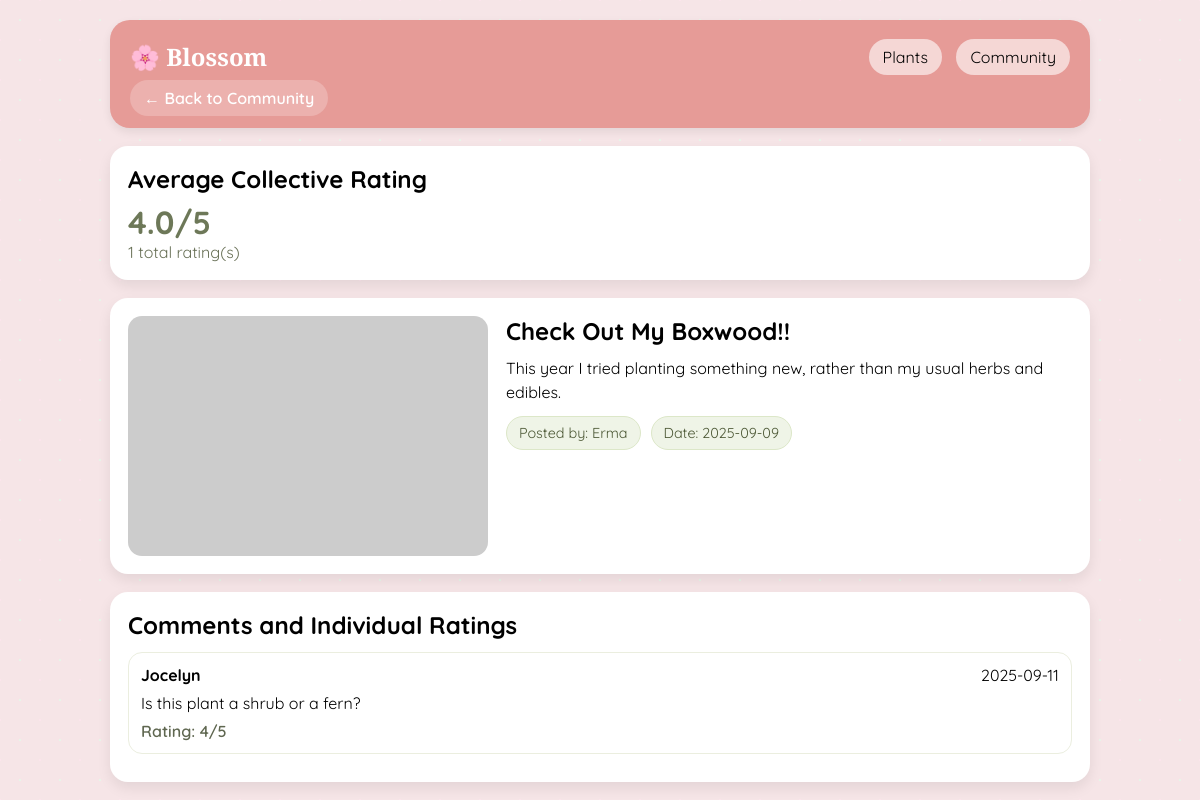
Screenshot of /detail.php?post_id=1 with the database file from the repository.
### tables this page shows
CREATE TABLE posts
(
	post_id			INT				AUTO_INCREMENT NOT NULL,
    title 			VARCHAR(60)		NOT NULL,
    body			VARCHAR(255)	NOT NULL,
    user_id			INT				NOT NULL,
    post_date		DATE			NOT NULL,
    post_img		VARCHAR(255),
    CONSTRAINT posts_pk
		PRIMARY KEY (post_id),
	CONSTRAINT posts_users_fk
		FOREIGN KEY (user_id) REFERENCES users (user_id)
);

CREATE TABLE users
(
	user_id			INT			AUTO_INCREMENT NOT NULL,
    user_name		VARCHAR(50)	UNIQUE NOT NULL,
    CONSTRAINT	users_pk
		PRIMARY KEY (user_id)
);

CREATE TABLE comments
(
	comment_id		INT				AUTO_INCREMENT NOT NULL,
    comment_text	VARCHAR(255)	NOT NULL,
    rating			INT,
    comment_date	DATE			NOT NULL,
    plant_id		INT,
    post_id			INT,
    user_id			INT				NOT NULL,
    CONSTRAINT comments_pk
		PRIMARY KEY (comment_id),
	CONSTRAINT comments_plants_fk
		FOREIGN KEY (plant_id) REFERENCES plants (plant_id),
	CONSTRAINT comments_posts_fk
		FOREIGN KEY (post_id) REFERENCES posts (post_id),
	CONSTRAINT comments_users_fk
		FOREIGN KEY (user_id) REFERENCES users (user_id)
);

### detail.php (the view, shortened to what this page needs)
<?php
include('db_connection.php');
function escape($value)
{
	return htmlspecialchars((string) $value, ENT_QUOTES, 'UTF-8');
}
function resolvePostImage($fileName)
{
	$name = trim((string) $fileName);
	$baseName = pathinfo($name, PATHINFO_FILENAME);
	$hasExtension = pathinfo($name, PATHINFO_EXTENSION) !== '';
	$candidates = array($name);
	$folders = array('postImages/', 'images/');
	foreach ($folders as $folder) {
		$absoluteFolder = __DIR__ . '/' . $folder;
		foreach (array_unique($candidates) as $candidate) {
			$safeCandidate = basename($candidate);
		}
	}
	return 'https://placehold.co/1200x600/F6E5E7/828C6A?text=' . rawurlencode($baseName ?: 'Post');
}
function getRatingSummary($con, $columnName, $itemId)
{
	$itemId = (int) $itemId;
	$sql = "SELECT ROUND(AVG(rating), 1) AS avg_rating, COUNT(rating) AS rating_count
		FROM comments
		WHERE $columnName = $itemId AND rating IS NOT NULL";
	$result = mysqli_query($con, $sql);
	$row = mysqli_fetch_assoc($result);
	return array(
		'avg_rating' => $row && $row['avg_rating'] !== null ? (float) $row['avg_rating'] : null,
		'rating_count' => $row ? (int) $row['rating_count'] : 0
	);
}
$plantId = isset($_GET['plant_id']) ? (int) $_GET['plant_id'] : 0;
$postId = isset($_GET['post_id']) ? (int) $_GET['post_id'] : 0;
$post = null;
$comments = array();
$ratingSummary = array('avg_rating' => null, 'rating_count' => 0);
$pageType = '';
$errorMessage = '';
if ($plantId > 0) {
	$pageType = 'plant';
	$plantQuery = "SELECT
		p.plant_id,
		p.plant_name,
		p.plant_type,
		p.plant_desc,
		p.sun_level,
		p.season_id,
		p.difficulty,
		p.plant_img,
		s.start_plant,
		s.end_plant,
		GROUP_CONCAT(DISTINCT c.category_name ORDER BY c.category_name SEPARATOR ', ') AS categories,
		GROUP_CONCAT(DISTINCT pe.pest_name ORDER BY pe.pest_name SEPARATOR ', ') AS pests,
		CASE
		WHEN s.start_plant IN (12, 1, 2) THEN 'Winter'
		WHEN s.start_plant BETWEEN 3 and 5 THEN 'Spring'
		WHEN s.start_plant BETWEEN 6 and 8 THEN 'Summer'
		WHEN s.start_plant BETWEEN 9 and 11 THEN 'Fall'
		ELSE 'Unknown'
		END AS planting_season
	FROM plants AS p
	INNER JOIN seasons AS s ON p.season_id = s.season_id
	LEFT JOIN plants_categories AS pc ON p.plant_id = pc.plant_id
	LEFT JOIN categories AS c ON pc.category_id = c.category_id
	LEFT JOIN plants_pests AS pp ON p.plant_id = pp.plant_id
	LEFT JOIN pests AS pe ON pp.pest_id = pe.pest_id
	WHERE p.plant_id = $plantId
	GROUP BY
		p.plant_id,
		p.plant_name,
		p.plant_type,
		p.plant_desc,
		p.sun_level,
		p.season_id,
		p.difficulty,
		p.plant_img,
		s.start_plant,
		s.end_plant";
	$plantResult = mysqli_query($con, $plantQuery);
	if ($plantResult && mysqli_num_rows($plantResult) > 0) {
		$plant = mysqli_fetch_assoc($plantResult);
	} else {
		$errorMessage = 'Plant not found.';
	}
	$ratingSummary = getRatingSummary($con, 'plant_id', $plantId);
	$commentsQuery = "SELECT
		c.comment_text,
		c.rating,
		c.comment_date,
		u.user_name
	FROM comments AS c
	INNER JOIN users AS u ON c.user_id = u.user_id
	WHERE c.plant_id = $plantId
	ORDER BY c.comment_date DESC, c.comment_id DESC";
	$commentsResult = mysqli_query($con, $commentsQuery);
	if ($commentsResult) {
		while ($row = mysqli_fetch_assoc($commentsResult)) {
			$comments[] = $row;
		}
	}
} elseif ($postId > 0) {
	$pageType = 'post';
	$postQuery = "SELECT pt.post_id, pt.title, pt.body, pt.post_date, pt.post_img, u.user_name
	FROM posts AS pt
	INNER JOIN users AS u ON pt.user_id = u.user_id
	WHERE pt.post_id = $postId";
	$postResult = mysqli_query($con, $postQuery);
	if ($postResult && mysqli_num_rows($postResult) > 0) {
		$post = mysqli_fetch_assoc($postResult);
	} else {
		$errorMessage = 'Post not found.';
	}
	$ratingSummary = getRatingSummary($con, 'post_id', $postId);
	$commentsQuery = "SELECT
		c.comment_text,
		c.rating,
		c.comment_date,
		u.user_name
	FROM comments AS c
	INNER JOIN users AS u ON c.user_id = u.user_id
	WHERE c.post_id = $postId
	ORDER BY c.comment_date DESC, c.comment_id DESC";
	$commentsResult = mysqli_query($con, $commentsQuery);
	if ($commentsResult) {
		while ($row = mysqli_fetch_assoc($commentsResult)) {
			$comments[] = $row;
		}
	}
} else {
	$errorMessage = 'Select a plant or post card to view details.';
}
?>
<html lang="en">
<head>
	<link rel="stylesheet" href="style.css">
</head>
<body class="detail-page">
	<div class="detail-layout">
		<div class="header detail-header">
			<div class="header-top">
				<div class="logo">🌸 Blossom</div>
				<div class="tabs">
					<a href="index.php" class="<?php echo basename($_SERVER['PHP_SELF']) == 'index.php' ? 'active' : ''; ?>">Plants</a>
					<a href="community.php" class="<?php echo basename($_SERVER['PHP_SELF']) == 'community.php' ? 'active' : ''; ?>">Community</a>
				</div>
			</div>
			<a class="back-link" href="<?php echo $pageType === 'post' ? 'community.php' : 'index.php'; ?>">← Back to <?php echo $pageType === 'post' ? 'Community' : 'Plants'; ?></a>
		</div>
		<?php if ($errorMessage !== '') { ?>
			<div class="empty-state"><?php echo escape($errorMessage); ?></div>
		<?php } else { ?>
			<section class="rating-summary">
				<h2>Average Collective Rating</h2>
				<p class="rating-value">
					<?php if ($ratingSummary['avg_rating'] !== null) { ?>
						<?php echo escape(number_format($ratingSummary['avg_rating'], 1)); ?>/5
					<?php } else { ?>
						No rating yet
					<?php } ?>
				</p>
				<p class="rating-count"><?php echo escape($ratingSummary['rating_count']); ?> total rating(s)</p>
			</section>
			<?php if ($pageType === 'post' && $post) { ?>
				<section class="detail-hero">
					<img src="<?php echo escape(resolvePostImage($post['post_img'])); ?>" alt="<?php echo escape($post['title']); ?>">
					<div>
						<h1><?php echo escape($post['title']); ?></h1>
						<p><?php echo escape($post['body']); ?></p>
						<div class="detail-pill-row">
							<span class="detail-pill">Posted by: <?php echo escape($post['user_name']); ?></span>
							<span class="detail-pill">Date: <?php echo escape($post['post_date']); ?></span>
						</div>
					</div>
				</section>
			<?php } ?>
			<section class="comments-section">
				<h2>Comments and Individual Ratings</h2>
				<?php if (!empty($comments)) { ?>
					<?php foreach ($comments as $comment) { ?>
						<article class="comment-card">
							<div class="comment-top-row">
								<strong><?php echo escape($comment['user_name']); ?></strong>
								<span><?php echo escape($comment['comment_date']); ?></span>
							</div>
							<p><?php echo escape($comment['comment_text']); ?></p>
							<p class="individual-rating">Rating: <?php echo $comment['rating'] !== null ? escape($comment['rating']) . '/5' : 'Not rated'; ?></p>
						</article>
					<?php } ?>
				<?php } else { ?>
					<div class="empty-state">No comments yet for this <?php echo $pageType === 'post' ? 'post' : 'plant'; ?>.</div>
				<?php } ?>
			</section>
		<?php } ?>
	</div>
</body>
</html>

### style.css (style rules this page uses)
:root { --off-white: #F6E5E7; --green: #828C6A; --light-green: #A0AB89; --light-pink: #EFC0BC; --pink: #E69B97; }
* { box-sizing: border-box; margin: 0; padding: 0; }
body { font-family: 'Quicksand', sans-serif; background-color: #F6E5E7; background-image: radial-gradient(#e8f5e9 1px, transparent 1px), radial-gradient(#fce4ec 1px, transparent 1px); background-size: 40px 40px; background-position: 0 0, 20px 20px; display: flex; min-height: 100vh; align-items: stretch; }
.header { background: var(--pink); padding: 20px; border-radius: 20px; margin-bottom: 20px; box-shadow: 0 4px 10px rgba(0, 0, 0, 0.08); }
.header-top { display: flex; justify-content: space-between; align-items: center; margin-bottom: 15px; }
.logo { font-family: 'Cormorant Garamond', serif; font-size: 24px; font-weight: bold; color: #fff; }
.tabs a { text-decoration: none; background: rgba(255, 255, 255, 0.6); padding: 8px 14px; border-radius: 20px; margin-left: 10px; cursor: pointer; color: #000; }
body.detail-page { display: block; min-height: 100vh; padding: 20px; }
.detail-layout { max-width: 980px; margin: 0 auto; }
.detail-header { margin-bottom: 18px; }
.back-link { text-decoration: none; color: #fff; font-weight: 600; background: rgba(255, 255, 255, 0.22); border-radius: 999px; padding: 8px 14px; }
.rating-summary { background: #fff; border-radius: 18px; padding: 18px; box-shadow: 0 6px 14px rgba(0, 0, 0, 0.08); margin-bottom: 18px; }
.rating-summary h2 { margin-bottom: 8px; }
.rating-value { font-size: 2rem; font-weight: 700; color: #6d7858; }
.rating-count { color: #687056; }
.detail-hero { display: grid; grid-template-columns: minmax(220px, 360px) 1fr; gap: 18px; margin-bottom: 18px; background: #fff; border-radius: 18px; padding: 18px; box-shadow: 0 6px 14px rgba(0, 0, 0, 0.08); }
.detail-hero img { width: 100%; height: 240px; object-fit: cover; border-radius: 14px; }
.detail-hero h1 { margin-bottom: 10px; }
.detail-hero p { margin-bottom: 12px; line-height: 1.5; }
.detail-pill-row { display: flex; flex-wrap: wrap; gap: 10px; }
.detail-pill { background: #eff4e7; border: 1px solid #dce7c8; color: #4c5835; border-radius: 999px; padding: 7px 12px; font-size: 0.9rem; }
.comments-section { background: #fff; border-radius: 18px; padding: 18px; box-shadow: 0 6px 14px rgba(0, 0, 0, 0.08); }
.comments-section h2 { margin-bottom: 12px; }
.comment-card { border: 1px solid #ebeedf; border-radius: 14px; padding: 12px; margin-bottom: 10px; }
.comment-top-row { display: flex; justify-content: space-between; margin-bottom: 8px; }
.individual-rating { color: #5f6750; font-weight: 600; margin-top: 8px; }

### rows the page displays
posts: title "Check Out My Boxwood!!", body "This year I tried planting something new, rather than my usual herbs and edibles.", user.user_name "Erma", post_date "2025-09-09"
comments: user.user_name "Jocelyn", comment_date "2025-09-11", comment_text "Is this plant a shrub or a fern?", rating "4"

### other values shown
$ratingSummary['avg_rating'] "4.0"
$ratingSummary['rating_count'] "1"
